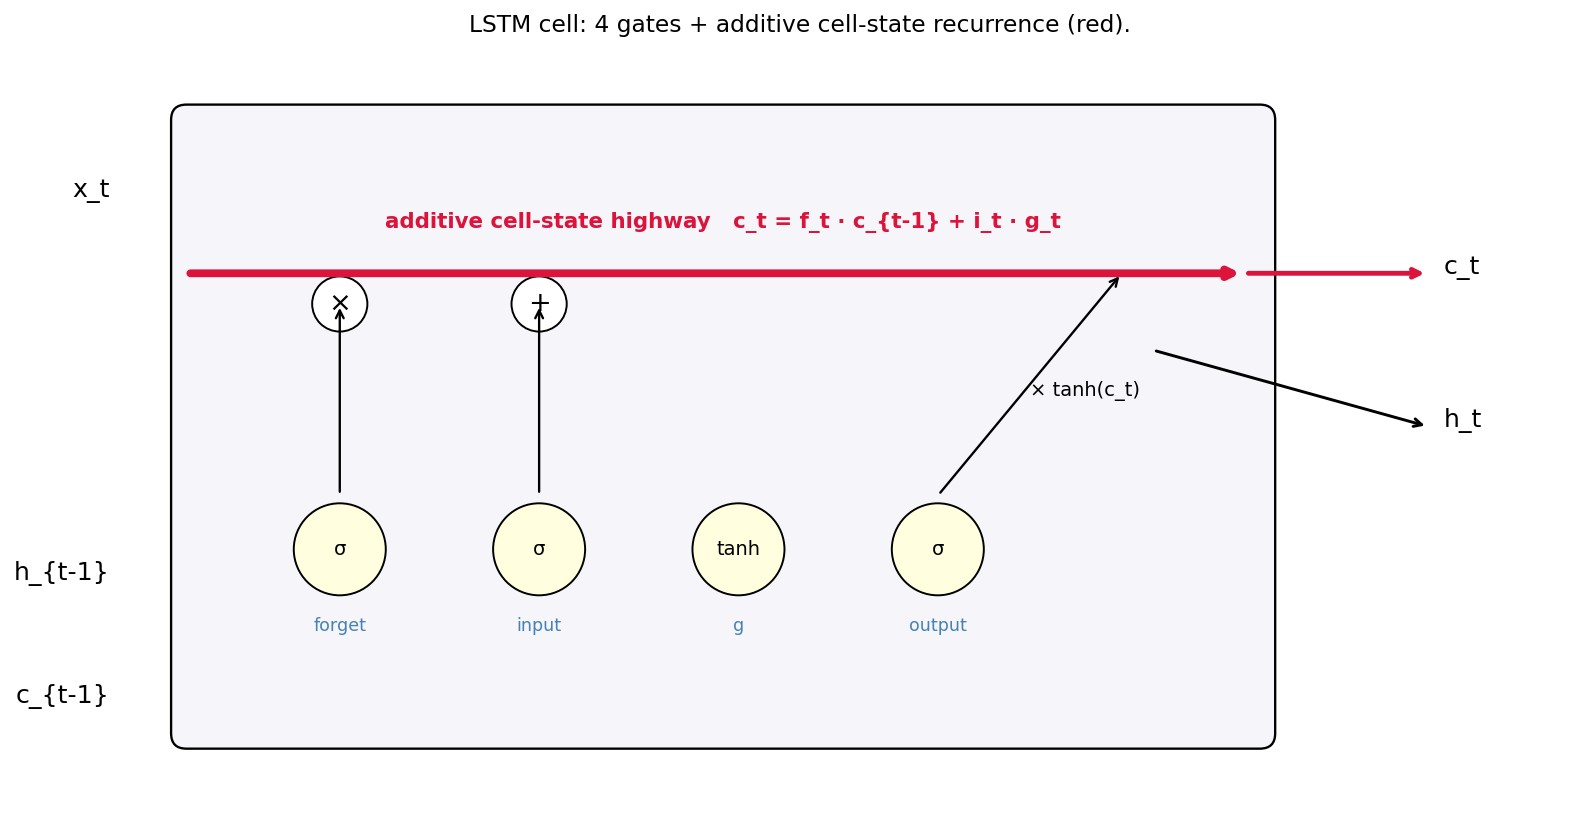

Recreate this plot in Python.
"""LSTM cell schematic: gates labeled, additive cell-state highlighted.

Output: diagram_lstm_cell.png
"""

import matplotlib.pyplot as plt
import matplotlib.patches as mpatches


def main():
    fig, ax = plt.subplots(figsize=(12, 6))

    # Cell outline
    ax.add_patch(mpatches.FancyBboxPatch((0.5, 0.5), 7, 4,
                                         boxstyle="round,pad=0.1",
                                         facecolor="#f5f5fa", edgecolor="black", lw=1.2))

    # Inputs
    ax.text(0.0, 4.0, "x_t", fontsize=13, ha="right")
    ax.text(0.0, 1.5, "h_{t-1}", fontsize=13, ha="right")
    ax.text(0.0, 0.7, "c_{t-1}", fontsize=13, ha="right")

    # Gates
    gate_positions = {
        "forget σ":  (1.5, 1.7),
        "input σ":   (2.8, 1.7),
        "g  tanh":   (4.1, 1.7),
        "output σ":  (5.4, 1.7),
    }
    for name, (x, y) in gate_positions.items():
        ax.add_patch(mpatches.Circle((x, y), 0.3, facecolor="lightyellow", edgecolor="black"))
        ax.text(x, y, name.split()[1], ha="center", va="center", fontsize=10)
        ax.text(x, y - 0.5, name.split()[0], ha="center", va="center", fontsize=9, color="steelblue")

    # Cell-state pipeline (the additive highway)
    ax.annotate("", xy=(7.4, 3.5), xytext=(0.5, 3.5),
                arrowprops=dict(arrowstyle="->", color="crimson", lw=4))
    ax.text(4.0, 3.8, "additive cell-state highway   c_t = f_t · c_{t-1} + i_t · g_t",
            ha="center", color="crimson", fontsize=11, fontweight="bold")

    # Gate -> cell-state interactions
    for x, label in [(1.5, "f"), (2.8, "i · g")]:
        ax.annotate("", xy=(x, 3.3), xytext=(x, 2.05),
                    arrowprops=dict(arrowstyle="->", color="black", lw=1.2))
    ax.add_patch(mpatches.Circle((1.5, 3.3), 0.18, facecolor="white", edgecolor="black"))
    ax.text(1.5, 3.3, "×", ha="center", va="center", fontsize=14)
    ax.add_patch(mpatches.Circle((2.8, 3.3), 0.18, facecolor="white", edgecolor="black"))
    ax.text(2.8, 3.3, "+", ha="center", va="center", fontsize=14)

    # Output gate -> h_t
    ax.annotate("", xy=(6.6, 3.5), xytext=(5.4, 2.05),
                arrowprops=dict(arrowstyle="->", color="black", lw=1.2))
    ax.text(6.0, 2.7, "× tanh(c_t)", fontsize=10)

    # Outputs
    ax.annotate("", xy=(8.6, 3.5), xytext=(7.4, 3.5),
                arrowprops=dict(arrowstyle="->", color="crimson", lw=2.5))
    ax.text(8.7, 3.5, "c_t", fontsize=13)
    ax.annotate("", xy=(8.6, 2.5), xytext=(6.8, 3.0),
                arrowprops=dict(arrowstyle="->", color="black", lw=1.5))
    ax.text(8.7, 2.5, "h_t", fontsize=13)

    ax.set_xlim(-0.5, 9.5)
    ax.set_ylim(0, 5)
    ax.set_aspect("equal")
    ax.set_xticks([])
    ax.set_yticks([])
    for spine in ax.spines.values():
        spine.set_visible(False)
    ax.set_title("LSTM cell: 4 gates + additive cell-state recurrence (red).",
                 fontsize=12)

    fig.tight_layout()
    fig.savefig("diagram_lstm_cell.png", dpi=140, bbox_inches="tight")
    print("wrote diagram_lstm_cell.png")


if __name__ == "__main__":
    main()
